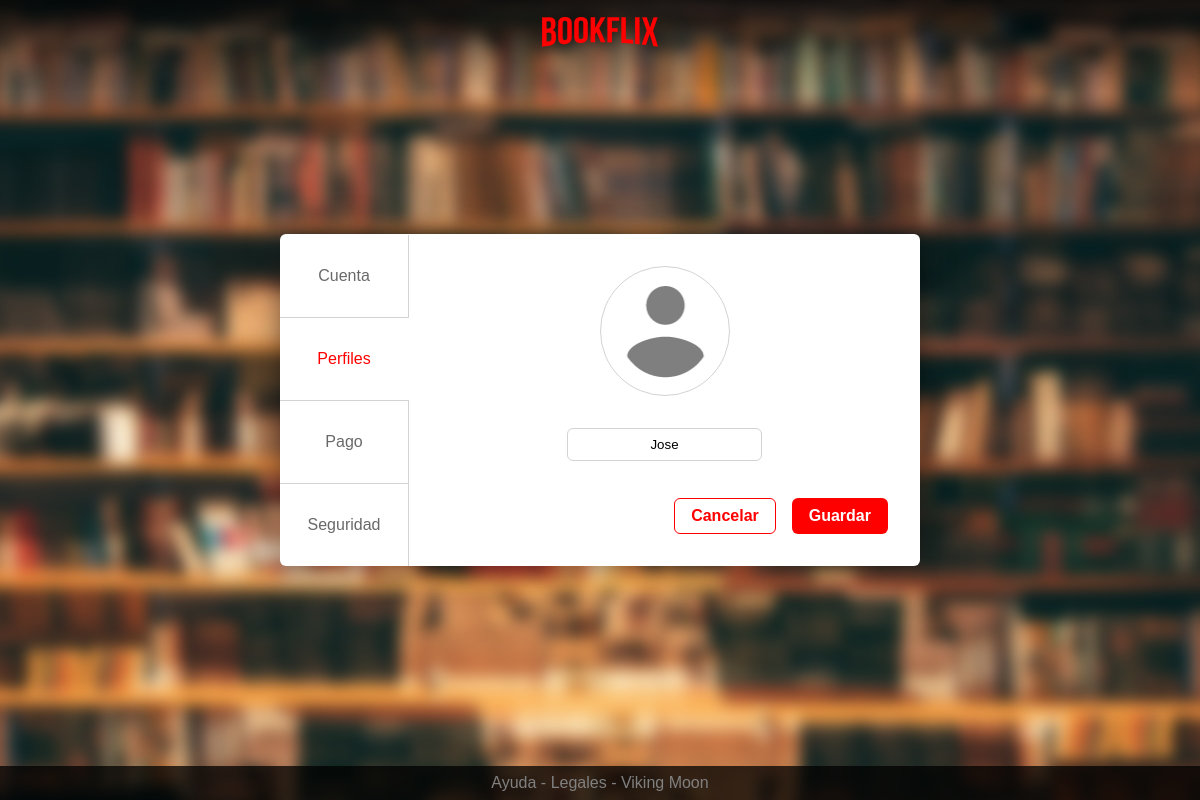
Page /settings/profile.php?id=26 (signed in) on the earlier database version.
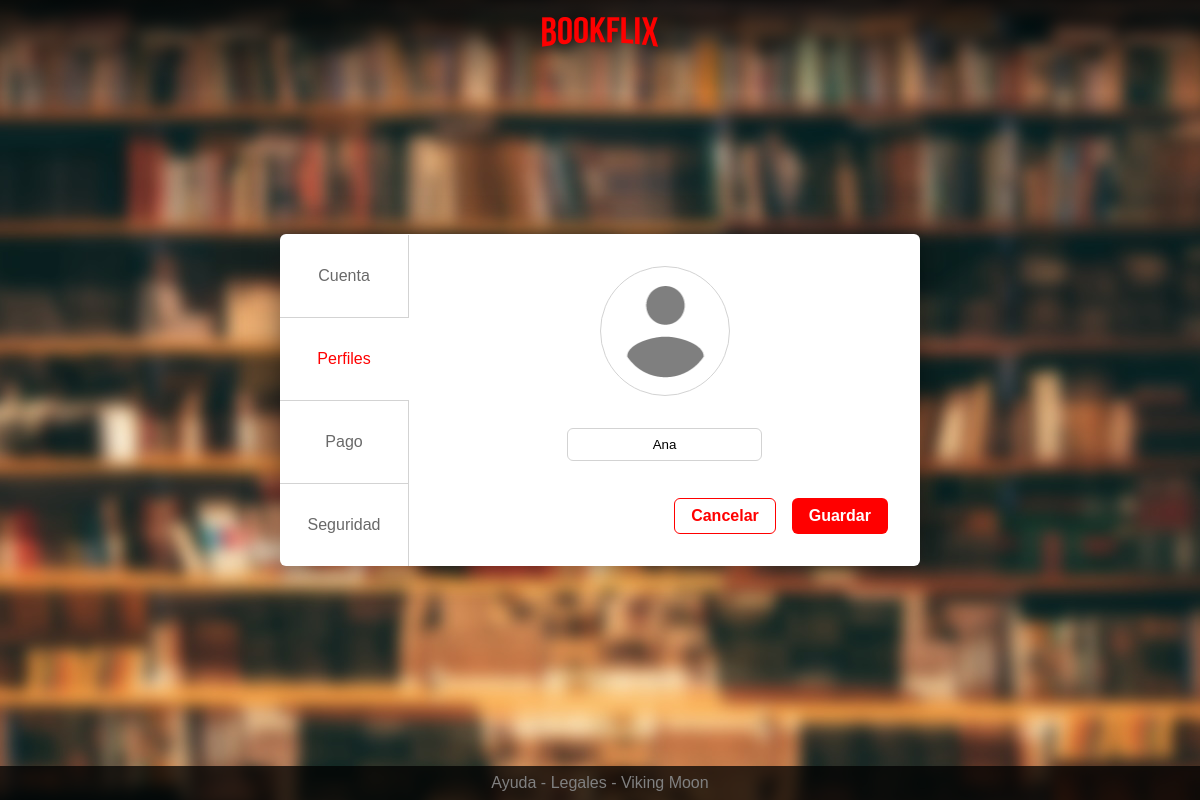
Same page on the later database version.
### tables this page shows
CREATE TABLE `profiles` (
  `id` int(11) NOT NULL,
  `name` varchar(32) NOT NULL,
  `img` longblob NOT NULL,
  `user_id` int(11) NOT NULL,
  `kid` tinyint(1) NOT NULL
);

### settings/profile.php (the view, shortened to what this page needs)
<?php
	$conn = conn();
	$id = $_SESSION['id'];
	$profileId = "";
	if (isset($_REQUEST["id"]))
		$profileId = $_REQUEST["id"];
	else
		$profileId = 0;
	$name ="";
	$profilePic = "src='../res/profile.png' ";
	if ($profileId>0){
		$profileRow=mysqli_fetch_assoc(mysqli_query($conn, "SELECT * FROM profiles WHERE id = '$profileId' AND user_id = '$id'"));
		$name=$profileRow['name'];
	}
?>
<html>
<head>
    <link rel="stylesheet" href="../css/general.css">
    <link rel="stylesheet" href="../css/alternative.css">
</head>
<body class="books">
	<div class="for-footer">
		<div class="top-bar-simple">
			<a href="../index.php">
                <img class="margin-16" src="../res/header.png" />
            </a>
		</div>
		<div style="display:flex" class="settings absolute-center box-shadow">
			<div >
			<div style="padding:0.5px;"></div>
				<div class="tab" onclick="window.location='account.php';">Cuenta</div>
				<div class="splitter"></div>
				<div class="tab-active">Perfiles</div>
				<div class="splitter"></div>
				<div class="tab" onclick="window.location='payment.php';">Pago</div>
				<div class="splitter"></div>
				<div class="tab" onclick="window.location='security.php';">Seguridad</div>
			</div>
			<div class="settings-container">
				<form method="POST" enctype="multipart/form-data" id="profile-form" onsubmit=" return validateProfileEditing('<?php echo $name ?>')" action="profileDB.php">
					<div class="center-content center-text" >
							<div class="settings-profile-pic-container ">
								<img class="settings-profile-pic" id="profile-pic" style="height:128px; width:128px;" <?php echo $profilePic; ?> onclick="document.getElementById('profile-pic-file-input').click()"
									onmouseover="document.getElementById('profile-pic-editor').classList.remove('hidden');" onmouseleave="document.getElementById('profile-pic-editor').classList.add('hidden');"
								/>
							</div>
							<div id="profile-pic-redtext" class="redtext"></div>
							<input class="textbox center-text" type="text" id="name" name="name" placeholder="Tu nombre" oninput="verifyProfileEditing()" value="<?php echo $name; ?>"/>
							<div id="name-redtext" class="redtext"></div>
					</div>
					<div class="settings-foot smooth" id="form-foot">
						<input class="button accent-alt <?php if($name=="") echo "disabled" ?>" id="profile-next" style="font-size: 16px" type="submit" value="Guardar">
						<div style="padding:8px;"></div>
						<a class="button-alt" href='profiles.php'>Cancelar</a>
					</div>
				</form>
			</div>
		</div>
	</div>
    <div class="footer">
        <span>
            <a class="gray-link" href='help.php'>Ayuda</a>
            -
            <a class="gray-link" href='legal.php'>Legales</a>
            -
            <a class="gray-link" href='../vm.php'>Viking Moon</a>
        </span>
    </div>
</body>
</html>

### css/general.css (style rules this page uses)
textarea, select, input, button { outline: none; }
body { margin: 0; width: 100%; background-color: black; color: white; font-family: Arial,Helvetica Neue,Helvetica,sans-serif; min-width: 800px; min-height: 720px; }
.box-shadow { box-shadow: 0px 0px 32px 0px rgba(0,0,0,.5) }
.top-bar-simple { background: linear-gradient(180deg, rgba(0,0,0,.75) 0%, rgba(0,0,0,0) 100%); text-align: center; height: 92px; }
.books { background-image: url("../res/books.jpg"); background-position: center; }
.footer { position: static; width: 100%; bottom: 0; text-align: center; color: gray; padding-top: 8px; padding-bottom: 8px; background-color: rgba(0,0,0,.75); }
.for-footer { height:calc(100% - 34px); }
.button { border: 1px solid transparent; border-radius: 6px; color: red; font-weight: bold; text-decoration: none; padding: 8px; padding-left: 16px; padding-right: 16px; cursor: pointer; min-width:64px; text-align:center; transition: .1s; }
.button-alt { border: 1px solid red; font-size: 16px; border-radius: 6px; color: red; font-weight: bold; text-decoration: none; padding: 8px; padding-left: 16px; padding-right: 16px; cursor: pointer; min-width:64px; text-align:center; transition: .1s; }
.textbox { height:33px; padding: 8px; border-radius: 6px; border: 1px solid lightgray; }
.accent-alt { color: white; background-color: red; }
.margin-16 { margin: 16px; }
.center-text { text-align: center; }
.absolute-center { position: absolute; top: 50%; left: 50%; transform: translate(-50%, -50%); }
.gray-link { color: gray; text-decoration: none; }
.smooth { transition: .1s; }

### css/alternative.css (style rules this page uses)
.redtext { margin-top: 4px; margin-left: 8px; height: 28px; font-size: 12px; color: red; }
.settings { border-radius: 6px; background-color: white; width: 640px; overflow: hidden; color: dimgray; }
.settings-container { padding: 32px; width: 100%; margin: 0px; }
.settings-profile-pic-container { display:block; }
.settings-profile-pic { border-radius: 50%; border: 1px solid lightgray; height:64px; width:64px; overflow: hidden; cursor: pointer; }
.tab { text-align: center; padding-top: 32px; padding-bottom: 32px; width: 128px; border-right: 1px solid lightgray; cursor: pointer; }
.tab-active { color: red; text-align: center; padding-top: 32px; padding-bottom: 32px; width: 128px; }
.splitter { height: 1px; background-color: lightgray; }
.settings-foot { font-size: 16px; position: absolute; bottom: 32px; right: 32px; display: flex; flex-direction: row-reverse; }

Differences in the rows shown:
changed profiles "Guardar": name "Jose" → "Ana"
